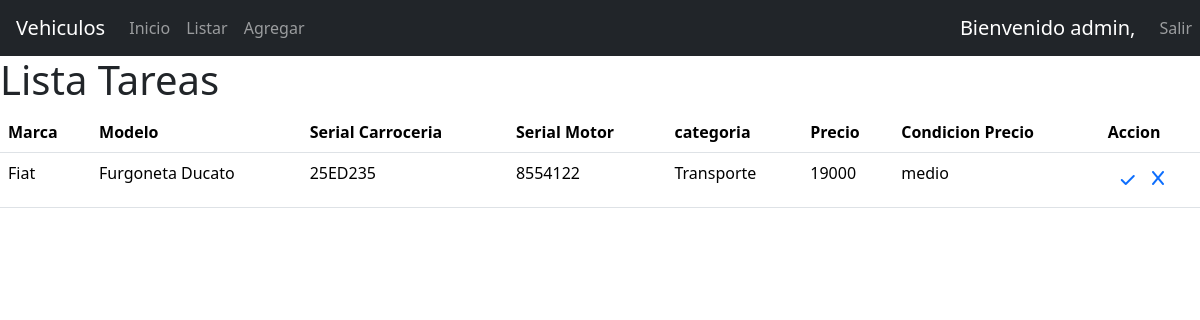
The page /vehiculo/eliminar/12/ (signed in) on the database its author committed.
### vehiculos/models.py (models this page shows, shortened)
class vehiculos(models.Model):
    options = [
        ["Fiat", "Fiat"],
        ["Chevrolet", "Chevrolet"],
        ["Ford", "Ford"],
        ["Toyota", "Toyota"]
    ]
    marca = models.CharField(max_length=20, choices = options)
    modelo = models.CharField(max_length=100)
    serie_carroceria = models.CharField(max_length=50)
    serie_motor = models.CharField(max_length=50)
    options = [
        ["Particular", "Particular"],
        ["Transporte", "Transporte"],
        ["Carga", "Carga"],
        ]
    categoria = models.CharField(max_length=50,choices = options,default='Particular')
    precio = models.PositiveIntegerField()
    fecha_creacion = models.DateTimeField(auto_now=True)
    fecha_modificiacion = models.DateTimeField(null=True)
    class Meta:
        permissions = PERMISOS

### vehiculos/views.py (the view, shortened to what this page needs)
# urls.py: path('vehiculo/eliminar/<int:vehiculo_id>/', views.eliminar, name='eliminar'),
def eliminar(request, vehiculo_id):
    if request.method == 'GET':
        vehiculo_buscar = get_object_or_404(vehiculos,pk=vehiculo_id)
        formulario = CrearForm(instance=vehiculo_buscar)
        return render(request, 'eliminar.html', {'lista': vehiculo_buscar, 'formulario':formulario})

### vehiculos/templates/eliminar.html (shortened to what this page needs)
{% extends 'base.html' %}
{% block content %}
<h1>Lista Tareas</h1>
<form method="POST" >
    <table class="table">
        <thead>
            <tr>
                <th scope="col">Marca</th>
                <th scope="col">Modelo</th>
                <th scope="col">Serial Carroceria</th>
                <th scope="col">Serial Motor</th>
                <th scope="col">categoria</th>
                <th scope="col">Precio</th>
                <th scope="col">Condicion Precio</th>
                <th scope="col">Accion</th>
            </tr>
        </thead>
        <tbody>
            <tr>
             <td> {{lista.marca}}</td>
             <td> {{lista.modelo}}</td>
             <td> {{lista.serie_carroceria}}</td>
             <td> {{lista.serie_motor}}</td>
             <td> {{lista.categoria}}</td>
             <td> {{lista.precio}}</td>
             {% if lista.precio > 9999 and lista.precio < 300000 %} <td>medio</td>{% endif %}
             <td scope="row">
                <button class="btn btn-link"><i class="fa-solid fa-check"></i></button>
                <a href="/vehiculo/listar"><i class="fa-solid fa-x"></i></button></a>
            </tr>
        </tbody>
    </table>
</form>
{% endblock %}

### vehiculos/templates/base.html (shortened to what this page needs)
<!DOCTYPE html>
<html lang="en">
<head>
    {% load bootstrap5 %}
    {% bootstrap_css %}
</head>
<body>
    <nav class="navbar navbar-expand-lg navbar-dark bg-dark">
        <a class="navbar-brand" href="#">
            <a class="navbar-brand">Vehiculos</a>
        </a>
        <div class="collapse navbar-collapse" id="navbarNavDropdown">
            <ul class="navbar-nav">
                <li class="nav-item">
                    <a class="nav-link" href="/">Inicio</a>
                </li>
                {% if user.is_authenticated %}
                {% if perms.vehiculos.visualizar_catalogo %}
                <li class="nav-item">
                    <a class="nav-link" href="/vehiculo/listar">Listar</a>
                </li>
                {% endif %}
                {% if perms.vehiculos.add_vehiculomodel %}
                <li class="nav-item">
                    <a class="nav-link" href="/vehiculo/add">Agregar</a>
                </li>
                {% endif %}
                {% endif %}
            </ul>
            <ul class="navbar-nav ms-auto mb-2 mb-lg-0">
                <a class="navbar-brand" href="#">
                    {% if user.is_authenticated %}
                    <a class="navbar-brand">Bienvenido {{request.user.username}},</a>
                    <li class="nav-item">
                        <a class="nav-link" href="/salir">Salir</a>
                    </li>
                    {% endif %}
                </a>
            </ul>
        </div>
    </nav>
    <div>
        {% block content %}
        {% endblock %}
    </div>
</body>
</html>

### rows shown on the page
vehiculos: marca "Fiat", modelo "Furgoneta Ducato", serie_carroceria "25ED235", serie_motor "8554122", categoria "Transporte", precio "19000"

### other values the page prints
{{ request.user.username }} "admin"
